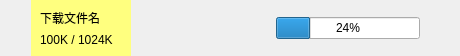
<?xml version="1.0" encoding="UTF-8"?>
<ui version="4.0">
 <class>ItemWidget</class>
 <widget class="QWidget" name="ItemWidget">
  <property name="geometry">
   <rect>
    <x>0</x>
    <y>0</y>
    <width>460</width>
    <height>56</height>
   </rect>
  </property>
  <property name="sizePolicy">
   <sizepolicy hsizetype="Preferred" vsizetype="Fixed">
    <horstretch>0</horstretch>
    <verstretch>0</verstretch>
   </sizepolicy>
  </property>
  <property name="minimumSize">
   <size>
    <width>0</width>
    <height>56</height>
   </size>
  </property>
  <property name="maximumSize">
   <size>
    <width>16777215</width>
    <height>56</height>
   </size>
  </property>
  <property name="windowTitle">
   <string>Form</string>
  </property>
  <property name="styleSheet">
   <string notr="true"/>
  </property>
  <layout class="QHBoxLayout" name="horizontalLayout">
   <property name="spacing">
    <number>0</number>
   </property>
   <property name="topMargin">
    <number>0</number>
   </property>
   <property name="rightMargin">
    <number>0</number>
   </property>
   <property name="bottomMargin">
    <number>0</number>
   </property>
   <item>
    <widget class="QLabel" name="label">
     <property name="sizePolicy">
      <sizepolicy hsizetype="Fixed" vsizetype="Fixed">
       <horstretch>0</horstretch>
       <verstretch>0</verstretch>
      </sizepolicy>
     </property>
     <property name="minimumSize">
      <size>
       <width>20</width>
       <height>20</height>
      </size>
     </property>
     <property name="maximumSize">
      <size>
       <width>20</width>
       <height>20</height>
      </size>
     </property>
     <property name="styleSheet">
      <string notr="true">image: url(:/img/default_head.png);</string>
     </property>
     <property name="text">
      <string/>
     </property>
    </widget>
   </item>
   <item>
    <widget class="QWidget" name="widget" native="true">
     <property name="sizePolicy">
      <sizepolicy hsizetype="Fixed" vsizetype="Fixed">
       <horstretch>0</horstretch>
       <verstretch>0</verstretch>
      </sizepolicy>
     </property>
     <property name="minimumSize">
      <size>
       <width>100</width>
       <height>56</height>
      </size>
     </property>
     <property name="maximumSize">
      <size>
       <width>100</width>
       <height>56</height>
      </size>
     </property>
     <property name="styleSheet">
      <string notr="true">background-color: rgb(255, 255, 127);</string>
     </property>
     <layout class="QVBoxLayout" name="verticalLayout">
      <item>
       <widget class="QLabel" name="label_2">
        <property name="sizePolicy">
         <sizepolicy hsizetype="Preferred" vsizetype="Fixed">
          <horstretch>0</horstretch>
          <verstretch>0</verstretch>
         </sizepolicy>
        </property>
        <property name="text">
         <string>下载文件名</string>
        </property>
       </widget>
      </item>
      <item>
       <widget class="QLabel" name="label_3">
        <property name="sizePolicy">
         <sizepolicy hsizetype="Preferred" vsizetype="Fixed">
          <horstretch>0</horstretch>
          <verstretch>0</verstretch>
         </sizepolicy>
        </property>
        <property name="text">
         <string>100K / 1024K</string>
        </property>
       </widget>
      </item>
     </layout>
    </widget>
   </item>
   <item>
    <spacer name="horizontalSpacer">
     <property name="orientation">
      <enum>Qt::Horizontal</enum>
     </property>
     <property name="sizeHint" stdset="0">
      <size>
       <width>40</width>
       <height>20</height>
      </size>
     </property>
    </spacer>
   </item>
   <item>
    <widget class="QProgressBar" name="progressBar">
     <property name="value">
      <number>24</number>
     </property>
    </widget>
   </item>
   <item>
    <widget class="QPushButton" name="pushButton">
     <property name="text">
      <string/>
     </property>
     <property name="icon">
      <iconset resource="res.qrc">
       <normaloff>:/img/shanchu@3x.png</normaloff>:/img/shanchu@3x.png</iconset>
     </property>
     <property name="flat">
      <bool>true</bool>
     </property>
    </widget>
   </item>
  </layout>
 </widget>
 <resources>
  <include location="res.qrc"/>
 </resources>
 <connections/>
</ui>
